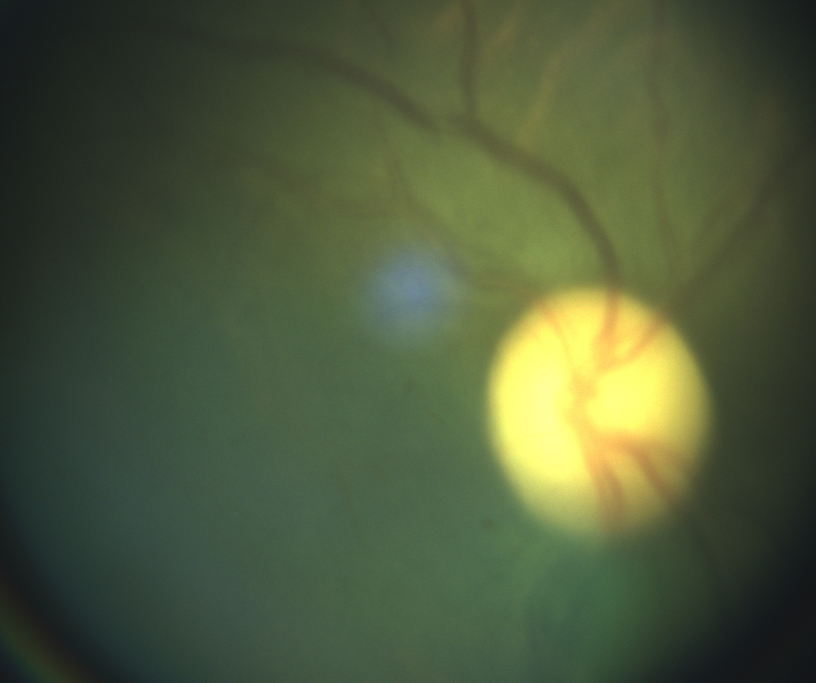
#> input picture tests/TestImages/001.jpg, 2448 x 2048 px (shown at 1/3 size); the run also reads 2 pictures not shown here
$ python LoGFilterHomography.py   (older library calls are emulated)
#> lines starting #> are read from the running program, lines starting #| are printed output that depends on the picture
import cv2
import numpy as np


def gaussBlur(source, sigmaX):
    return cv2.GaussianBlur(source, (0, 0), sigmaX)


def laplacian(source, kernelSize):
    return cv2.Laplacian(source, cv2.CV_8U, ksize=kernelSize)


def LoGFilter(source, sigmaX, kernelSize):
    return laplacian(gaussBlur(source, sigmaX), kernelSize)


# In this file we test a LoG filter. LoG stands for Laplacian of Gaussian.
# This is to do edge detection on our images. Then, using homography, we can brute force match the images.

# Image Channels are BGR

''' Parameters with an impact :
GaussianBlur Kernel Size :
With SigmaX = 0, (3, 3) doesn't seem to be enough. (15, 15) is too much. (9, 9) works well.
With a larger SigmaX, like 9, it looks like we need a bigger kernel. It gives images with better edges but it doesn't
    seem to help with the homography.
    It looks like the trick is to keep the kernel size to (0, 0) and have it computed from SigmaX. At which point, a
    bigger gives a smoother blur and a better Laplacian.

ORB detection : nlevels=32, edgeThreshold=60, patchSize=60 works for [(3, 3), 0].

findHomography : We get a lot of points. How many is too little and how many is too much?
'''

# First step : Read the images and import into Grayscale
img1 = cv2.imread("../tests/TestImages/001.jpg")
#> img1 is the input picture: shape (2048, 2448, 3); mean B, G, R 60.2, 90.3, 78.8
img2 = cv2.imread("../tests/TestImages/003.jpg")
img3 = cv2.imread("../tests/TestImages/005.jpg")

copyImg1 = np.copy(img1)
copyImg2 = np.copy(img2)
copyImg3 = np.copy(img3)


blueChannel = np.zeros(img1.shape, dtype=int)
copyImg1[:, :, 0] = blueChannel[:, :, 0]
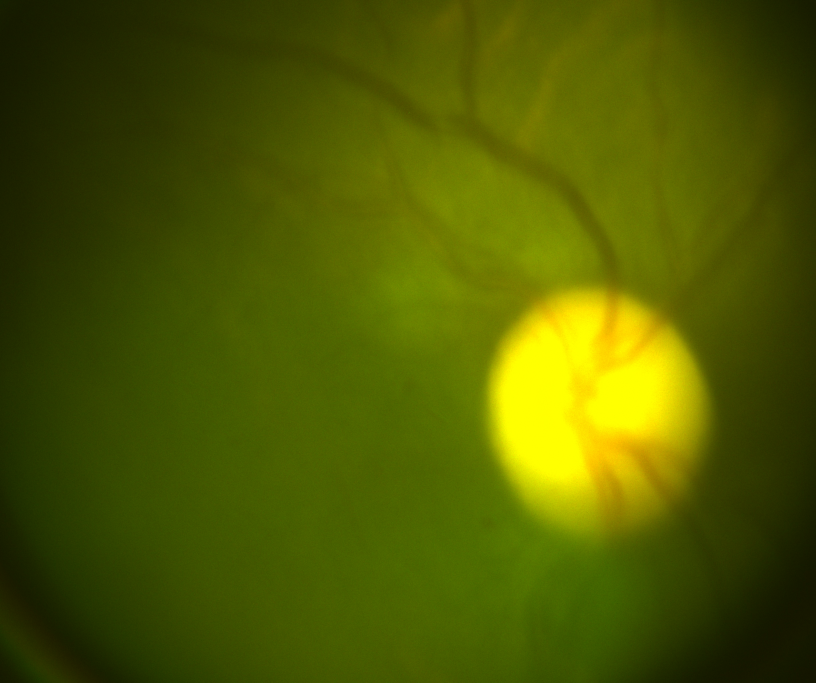
#> copyImg1: shape (2048, 2448, 3) (shown at 1/3 size); mean B, G, R 0, 90.3, 78.8
copyImg2[:, :, 0] = blueChannel[:, :, 0]
copyImg3[:, :, 0] = blueChannel[:, :, 0]

sigmaX = 15
kernelSize = 9

lap1 = LoGFilter(copyImg1[:, 200:2200, :], sigmaX, kernelSize)
lap2 = LoGFilter(copyImg2[:, 200:2200, :], sigmaX, kernelSize)
#> call 2 of laplacian, with kernelSize = 9
#> in laplacian (call 2), `return cv2.Laplacian(source, cv2.CV_8U, ksize=kernelSize)`:
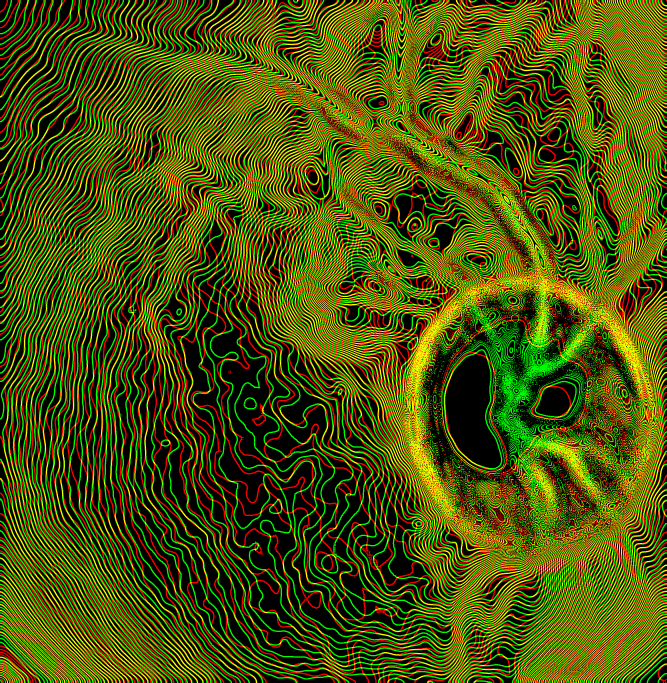
#> returned value: shape (2048, 2000, 3) (shown at 1/3 size); mean of channels 0, 1, 2 0, 82.6, 74.4; drawn as B, G, R
lap3 = LoGFilter(copyImg3[:, 200:2200, :], sigmaX, kernelSize)
#> call 3 of laplacian, with kernelSize = 9
#> in laplacian (call 3), `return cv2.Laplacian(source, cv2.CV_8U, ksize=kernelSize)`:
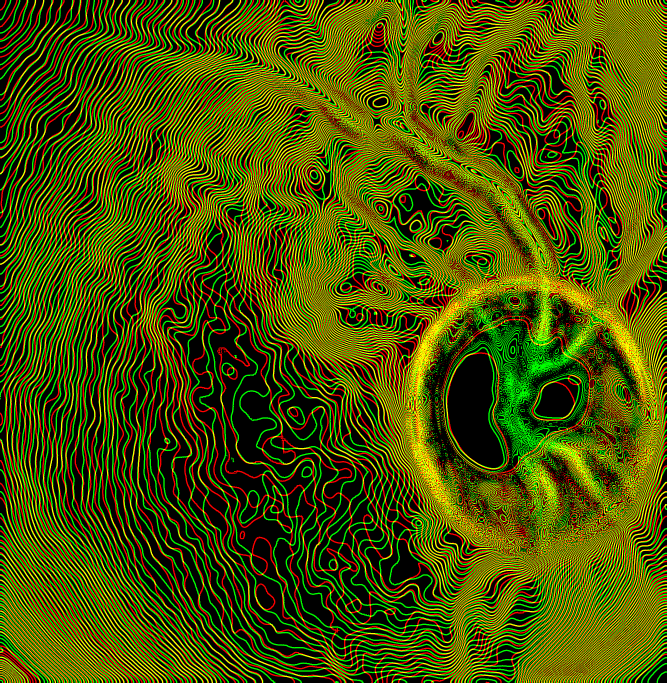
#> returned value: shape (2048, 2000, 3) (shown at 1/3 size); mean of channels 0, 1, 2 0, 82.5, 74.3; drawn as B, G, R

# Images are saved, again, for analysis purpose.
cv2.imwrite("../tests/TestImages/LoGFilter/LapFilter1.jpg", lap1)
cv2.imwrite("../tests/TestImages/LoGFilter/LapFilter2.jpg", lap2)
cv2.imwrite("../tests/TestImages/LoGFilter/LapFilter3.jpg", lap3)

# We process the Homography.
# First we create an ORB object for detection.
orb = cv2.ORB_create(500)

# Using the ORB method, we find keypoints.
kp1, des1 = orb.detectAndCompute(lap1, None)
#> kp1 = 500 keypoints; strongest (x, y, size): (1956, 1195, 31), (1609, 1601, 31), (1937, 1104, 31), (1476, 879, 31)
kp2, des2 = orb.detectAndCompute(lap2, None)
#> kp2 = 500 keypoints; strongest (x, y, size): (1305, 1222, 31), (1889, 1321, 31), (1953, 1278, 31), (1945, 1154, 31)
kp3, des3 = orb.detectAndCompute(lap3, None)
#> kp3 = 500 keypoints; strongest (x, y, size): (1553, 1641, 31), (1558, 649, 44.6), (1847, 1394, 31), (1949, 1142, 31)
print(len(kp1), len(kp2), len(kp3))
#| 500 500 500

# This is to visualize keypoints.
kpImg1 = cv2.drawKeypoints(img1, kp1, None, flags=None)
kpImg2 = cv2.drawKeypoints(img2, kp2, None, flags=None)
kpImg3 = cv2.drawKeypoints(img3, kp3, None, flags=None)
cv2.imwrite('../tests/TestImages/LoGFilter/kpImg1.jpg', kpImg1)
cv2.imwrite('../tests/TestImages/LoGFilter/kpImg2.jpg', kpImg2)
cv2.imwrite('../tests/TestImages/LoGFilter/kpImg3.jpg', kpImg3)

# Matching keypoints using Brute Force and sorting. # FIXME IMG2
matcher = cv2.DescriptorMatcher_create(cv2.DESCRIPTOR_MATCHER_BRUTEFORCE_HAMMING)
matches = matcher.match(des1, des2, None)
#> matches = 500 matches
matches = sorted(matches, key=lambda x: x.distance)
# Visualize matches.
matchImg = cv2.drawMatches(img1, kp1, img2, kp2, matches, None)
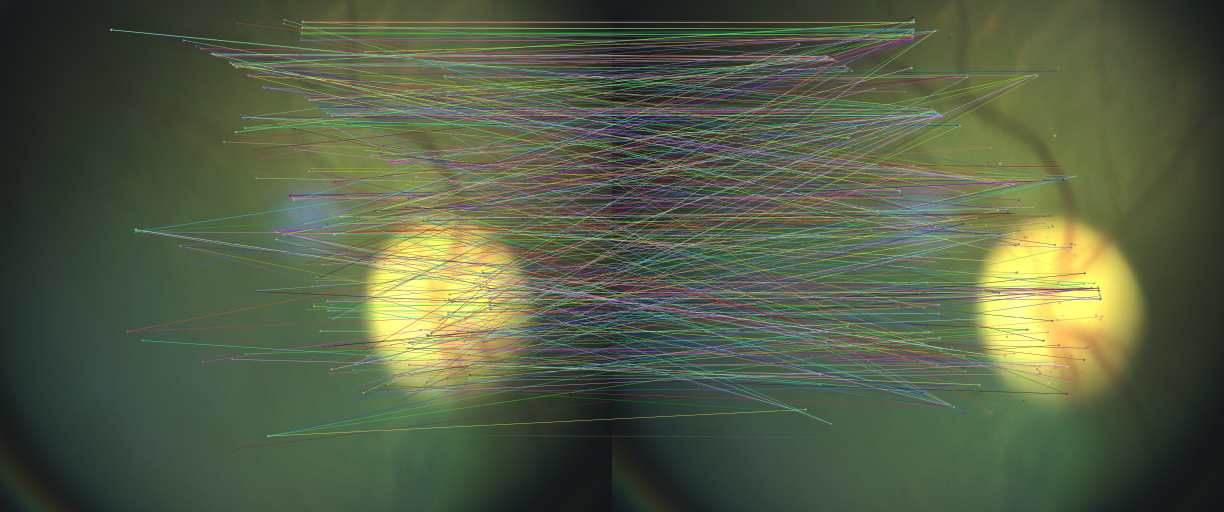
#> matchImg: shape (2048, 4896, 3) (shown at 1/4 size); mean B, G, R 69.1, 94.7, 84.5
cv2.imwrite('../tests/TestImages/LoGFilter/matchImg.jpg', matchImg)

# Matching keypoints using Brute Force and sorting. # FIXME IMG3
matches2 = matcher.match(des1, des3, None)
#> matches2 = 500 matches
matches2 = sorted(matches2, key=lambda x: x.distance)
# Visualize matches.
matchImg2 = cv2.drawMatches(img1, kp1, img2, kp2, matches2, None)
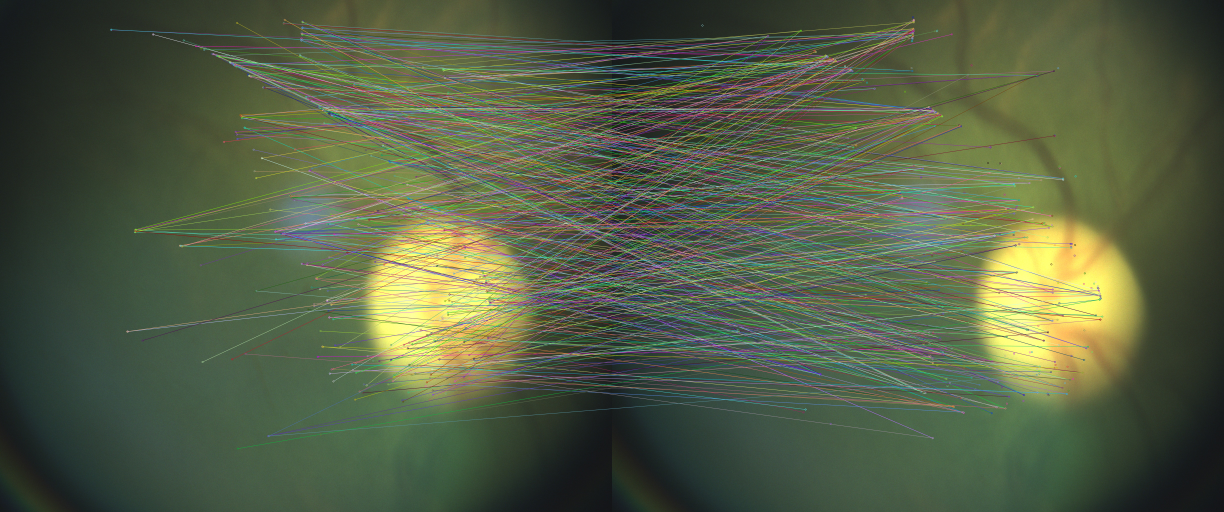
#> matchImg2: shape (2048, 4896, 3) (shown at 1/4 size); mean B, G, R 68.8, 94.7, 84.3
cv2.imwrite('../tests/TestImages/LoGFilter/matchImg2.jpg', matchImg2)

# Getting rid of bad keypoints. # FIXME IMG2
source = np.zeros((len(matches), 2), dtype=np.float32)
#> source = 500 pairs, first value 0 to 0, second value 0 to 0
destination = np.zeros((len(matches), 2), dtype=np.float32)
#> destination = 500 pairs, first value 0 to 0, second value 0 to 0
for i, match in enumerate(matches):
    source[i, :] = kp1[match.queryIdx].pt
    destination[i, :] = kp2[match.trainIdx].pt
#> after the loop, destination = 500 pairs, first value 398.1 to 1960.8, second value 69.12 to 1752.2; source = 500 pairs, first value 444.3 to 1964, second value 78.8 to 1794.1
print(len(source), len(destination))
#| 500 500
# Now, we can do the homography :
h, mask = cv2.findHomography(source[:10], destination[:10], cv2.RANSAC)
#> h = [[-1.48, 2.64, 926.4], [-0.815, 1.59, 413.5], [-0.00138, 0.0021, 1]]; mask = [1, 1, 0, 1, 0, 1, 1, 0, 1, 1]

# Getting rid of bad keypoints. # FIXME IMG3
source = np.zeros((len(matches2), 2), dtype=np.float32)
#> source = 500 pairs, first value 0 to 0, second value 0 to 0
destination = np.zeros((len(matches2), 2), dtype=np.float32)
#> destination = 500 pairs, first value 0 to 0, second value 0 to 0
for i, match in enumerate(matches2):
    source[i, :] = kp1[match.queryIdx].pt
    destination[i, :] = kp3[match.trainIdx].pt
#> after the loop, destination = 500 pairs, first value 495.7 to 1960, second value 58.75 to 1784.4; source = 500 pairs, first value 444.3 to 1964, second value 78.8 to 1794.1
print(len(source), len(destination))
#| 500 500
# Now, we can do the homography :
h2, mask2 = cv2.findHomography(source[:10], destination[:10], cv2.RANSAC)
#> h2 = [[0.0933, 0.603, 454.7], [-0.477, 1.2, 321], [-0.000364, 0.000337, 1]]; mask2 = [1, 0, 0, 1, 1, 1, 0, 0, 0, 0]

# Using the homography
try:
    height = img1.shape[0] #+ img2.shape[0]
#> height = 2048
    width = img1.shape[1] #+ img2.shape[1]
#> width = 2448
    channel = img1.shape[2]
#> channel = 3
except ValueError:
    height = img1.shape[0] #+ img2.shape[0]
    width = img1.shape[1] #+ img2.shape[1]

img2Reg = cv2.warpPerspective(img2, h, (width, height))
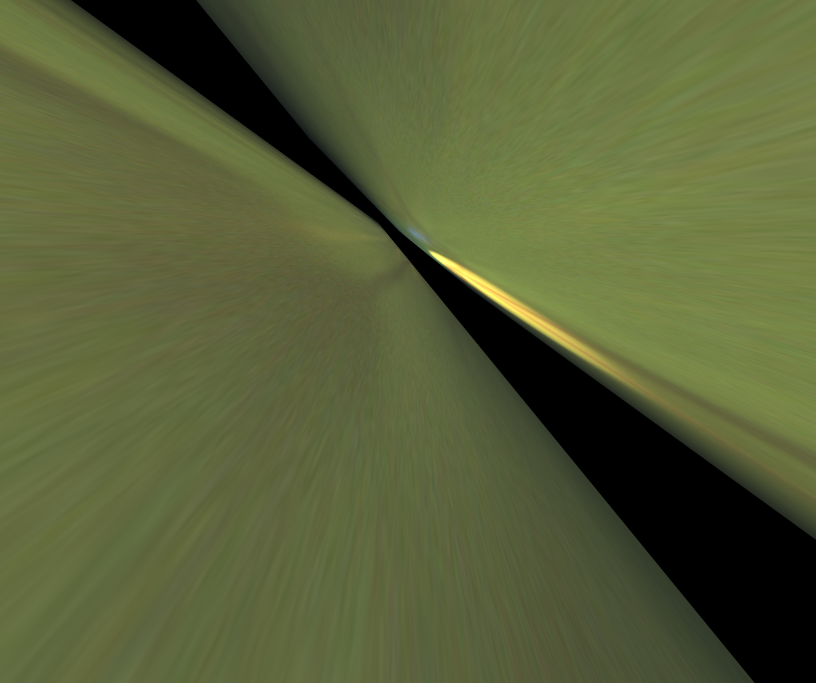
#> img2Reg: shape (2048, 2448, 3) (shown at 1/3 size); mean B, G, R 56.1, 95.7, 88
img3Reg = cv2.warpPerspective(img3, h2, (width, height))
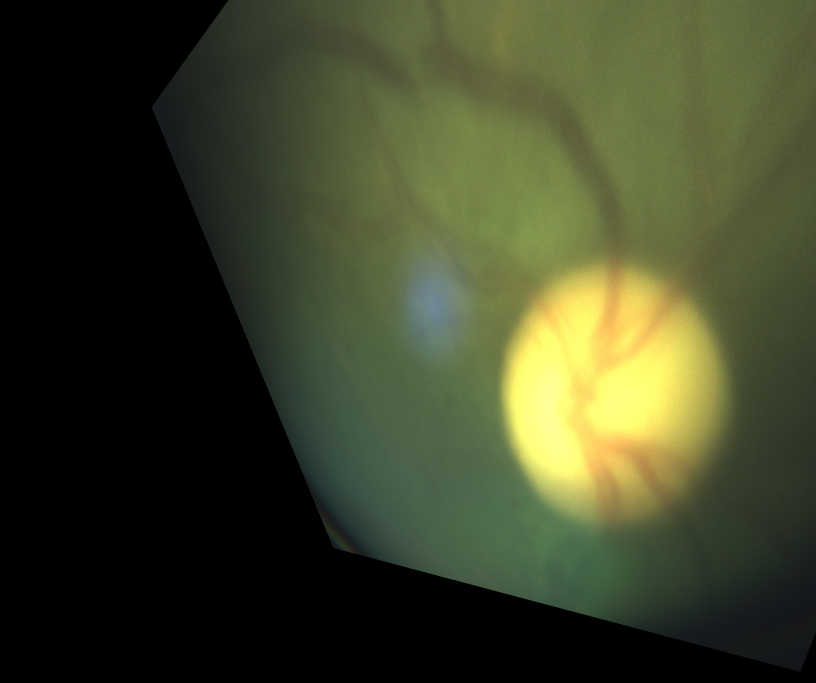
#> img3Reg: shape (2048, 2448, 3) (shown at 1/3 size); mean B, G, R 40.1, 66.6, 61.2

# Results
cv2.imwrite('../tests/TestImages/LoGFilter/homography.jpg', img2Reg)
cv2.imwrite('../tests/TestImages/LoGFilter/homography2.jpg', img3Reg)
